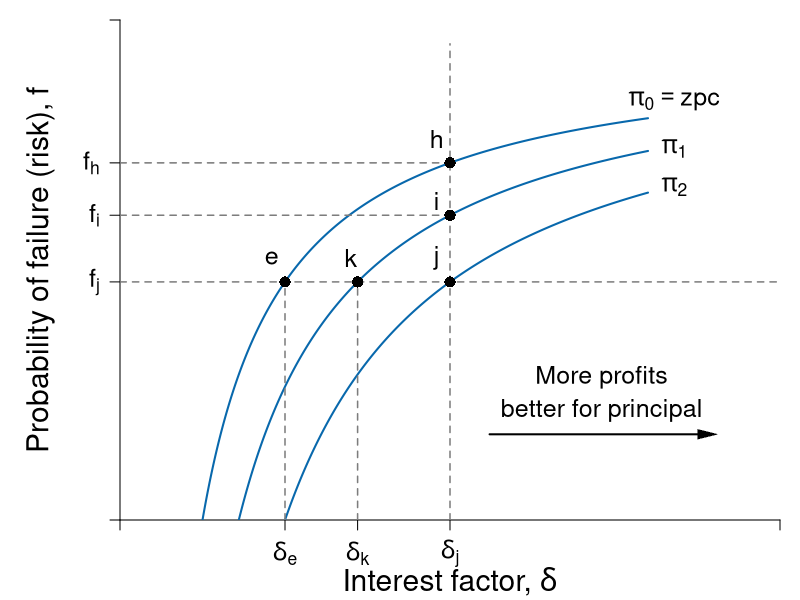

Source code (R):
#Graph Designer: Harriet Brookes-Gray
#Authors: Bowles and Halliday
#Title: Coordination, Conflict and Competition: A Text in Microeconomics

library(shape)
pdf(file = "credit/lender_isoprofits.pdf", width = 8, height = 6)

#Set parameters for graphics
pointsize <- 1.8
axislabelsize <- 1.8
labelsize <- 1.5
namesize <- 1.8
annotatesize <- 1.5
graphlinewidth <- 2
segmentlinewidth <- 1.5

COL <- c("#7fc97f", "#beaed4", "#fdc086", "#ffff99", "#386cb0", "#f0027f", "#bf5b17", "#666666")
COLA <- c("#e0f3db", "#99d8c9","#66c2a4","#41ae76", "#238b45", "#005824")
COLB <- c("#c6dbef", "#4eb3d3", "#2b8cbe", "#0868ac","#084081")
COLC <- c("#fcfbfd", "#efedf5", "#dadaeb", "#bcbddc", "#9e9ac8", "#807dba", "#6a51a3", "#54278f", "#3f007d")
grays <- gray.colors(25, start = 1, end = 0)

#Edited the margins to cater for the larger LHS labels
par(mar =  c(4, 6, 1, 1))

brfFn <- function(delta, q = 1) {
  .5 + (delta / (2 * q)) 
}

PCFn <- function(delta, q = 1) {
  delta/q
}

isoreturnFn <- function(delta, pi=0.125) {
  1 - (pi)/delta
}


yFn <- function(d1, f1, q = 1){
  q*f1*(1 - f1) - d1*(1 - f1)
}

profitFn <- function(d1, q = 1){
  d1/2 - (1/(2*q))*(d1)^2
}

ylow <- function(delta, q = 1, ybar = 0.0625){
  (-sqrt(delta^2 - 2*delta*q + q^2 - 4*q*ybar) + delta + q)/(2*q)
}

yhigh <- function(delta, q = 1, ybar = 0.0625){
  (sqrt(delta^2 - 2*delta*q + q^2 - 4*q*ybar) + delta + q)/(2*q)
}

xlims <- c(0, 1)
ylims <- c(0, 1.05)

npts <- 501 
d1 <- seq(xlims[1], xlims[2], length.out = npts)
f1 <- seq(ylims[1], ylims[2], length.out = npts) 
a <- c(0.0625, 0.125, 0.14)

plot(0, 0, xlim = xlims, ylim = ylims, type = "n",
     xlab = expression(paste("")),
     ylab = expression(paste("")), 
     xaxt = "n", 
     yaxt = "n", 
     cex.lab = axislabelsize, 
     bty = "n", 
     xaxs = "i", 
     yaxs = "i"
)


ticksy <- c(ylims[1],0.5, 0.64, 0.75, ylims[2])
ylabels <- c(NA, expression(paste(f[j])), expression(paste(f[i])), expression(paste(f[h])),NA)
ticksx <- c(xlims[1], 0.25, 0.36, 0.5, xlims[2])
xlabels <- c(NA, NA, NA, NA, NA, NA)

axis(1, at = ticksx, pos = 0, labels = xlabels, cex.axis = labelsize)
axis(2, at = ticksy, pos = 0, labels = ylabels, las = 1, cex.axis = labelsize)

npts <- 503 
xx1 <- seq(xlims[1], 0.8, length.out = npts)
xx2 <- seq(0, 1, length.out = npts)

# xpoly1 <- seq(from = 0.168, to = 0.5, length.out = 500)
# ypoly1 <- ylow(xpoly1)
# ypoly2 <- isoreturnFn(xpoly1)
# polygon(x = c(xpoly1, rev(xpoly1)), y = c(ypoly1, rev(ypoly2)), col = COL[4], density = NULL, border = NA)


#Draw the graphs
#lines(xx1, brfFn(xx1), col = COLA[4], lwd = graphlinewidth)
#lines(xx1, PCFn(xx1), col = COLA[2], lwd = graphlinewidth)
# lines(xx1, isoreturnFn(xx1), col = COLB[4], lwd = graphlinewidth)
# lines(xx1, isoreturnFn(xx1 - 0.2), col = COLB[4], lwd = graphlinewidth)
# lines(0, isoreturnFn(xx2 - 0.4), col = COLB[4], lwd = graphlinewidth)
lines(xx1, isoreturnFn(xx1), col = COLB[4], lwd = graphlinewidth)
lines(xx1, isoreturnFn(xx1, pi = 0.18), col = COLB[4], lwd = graphlinewidth)
lines(xx1, isoreturnFn(xx1, pi = 0.25), col = COLB[4], lwd = graphlinewidth)

#Axis labels
mtext(expression(paste("Interest factor, ", delta)), side = 1, line = 3, cex = axislabelsize)
text(-0.12, 0.5*(ylims[2]), expression(paste("Probability of failure (risk), ", f)), xpd = TRUE, cex = axislabelsize, srt = 90) 


#contour(d1, f1,
      #  outer(d1, f1, yFn),
      #  drawlabels = FALSE,
      # col = COLA[3],
      #  lwd = graphlinewidth,
      #  levels = a,
      # xaxs = "i",
      # yaxs = "i",
      # add = TRUE)


#segments(0.5, 0, 0.5, brfFn(delta = 0.5), lty = 2, col = grays[20] , lwd = segmentlinewidth)
segments(0, 0.5, 1, 0.5, lty = 2, col = grays[20] , lwd = segmentlinewidth)
segments(0.5, 0, 0.5, 1, lty = 2, col = grays[20] , lwd = segmentlinewidth)
segments(0.36, 0, 0.36, 0.5, lty = 2, col = grays[20] , lwd = segmentlinewidth)
segments(0.25, 0, 0.25, 0.5, lty = 2, col = grays[20] , lwd = segmentlinewidth)
segments(0, 0.75, 0.5, 0.75, lty = 2, col = grays[20] , lwd = segmentlinewidth)
segments(0, 0.64, 0.5, 0.64, lty = 2, col = grays[20] , lwd = segmentlinewidth)


points(0.5, 0.5, pch = 16, col = "black", cex = 1.5)
points(0.25, 0.5, pch = 16, col = "black", cex = 1.5)
points(0.36, 0.5, pch = 16, col = "black", cex = 1.5)
points(0.5, 0.64, pch = 16, col = "black", cex = 1.5)
points(0.5, 0.75, pch = 16, col = "black", cex = 1.5)


text(0.23, 0.55, expression(paste(e)), cex = labelsize, xpd = TRUE)
text(0.35, 0.55, expression(paste(k)), cex = labelsize, xpd = TRUE)
text(0.48, 0.55, expression(paste(j)), cex = labelsize, xpd = TRUE)
text(0.48, 0.67, expression(paste(i)), cex = labelsize, xpd = TRUE)
text(0.48, 0.8, expression(paste(h)), cex = labelsize, xpd = TRUE)

#text(-0.05, 0.5, expression(paste(f[j])), cex = labelsize, xpd = TRUE)
#text(-0.05, 0.67, expression(paste(f[i])), cex = labelsize, xpd = TRUE)
#text(-0.05, 0.8, expression(paste(f[h])), cex = labelsize, xpd = TRUE)
text(0.25, -0.07, expression(paste(delta[e])), cex = labelsize, xpd = TRUE)
text(0.36, -0.07, expression(paste(delta[k])), cex = labelsize, xpd = TRUE)
text(0.5, -0.07, expression(paste(delta[j])), cex = labelsize, xpd = TRUE)

text(0.84, 0.88, expression(paste(pi[0] == zpc)), cex = labelsize, xpd = TRUE)
text(0.84, 0.78, expression(paste(pi[1])), cex = labelsize, xpd = TRUE)
text(0.84, 0.7, expression(paste(pi[2])), cex = labelsize, xpd = TRUE)

Arrows(0.56, 0.18, 0.89, 0.18, col = "black", lty = 1, lwd = 2, arr.type = "triangle", arr.lwd = 0.5)
text(0.73, 0.3, expression(paste('More profits')), cex = labelsize, xpd = TRUE)
text(0.73, 0.23, expression(paste('better for principal')), cex = labelsize, xpd = TRUE)


#Annotate points (4,4),(2,8),(8,2) on feasibility frontier
#text(0.5 + 0.015, isoreturnFn(0.5) + 0.04, expression(paste(n)), cex = labelsize)
#points(0.5, isoreturnFn(0.5), pch = 16, col = "black", cex = 1.5)

#text(0.375 + 0.02, 0.6 + 0.03, expression(paste(b)), cex = labelsize)
#points(0.5, brfFn(delta = 0.5), pch = 16, col = "black", cex = 1.5)
#points(0.25, 0.5, pch = 16, col = "black", cex = 1.5)
#points(0.165, 0.25, pch = 16, col = "black", cex = 1.5)



#text(0.62, 1.05, expression(paste("A's best-response function")), cex = labelsize, xpd = TRUE)
#text(0.62, 0.95, expression(paste(f == frac(1,2) + frac(delta, 2*q))), cex = labelsize)

#text(0.64, 0.4, expression(paste("A's participation")), cex = labelsize)
#text(0.64, 0.34, expression(paste("constraint")), cex = labelsize)
#text(0.64, 0.22, expression(paste(f == frac(delta, q))), cex = labelsize)
#Arrows(0.64, 0.44, 0.64, 0.58, col = "black", lty = 1, lwd = 2, arr.type = "triangle", arr.lwd = 0.5)


#text(0.87, 0.6, expression(paste("P's isoprofit curve")), cex = labelsize, xpd = TRUE)
#Arrows(0.87, 0.63, 0.87, 0.82, col = "black", lty = 1, lwd = 2, arr.type = "triangle", arr.lwd = 0.5)

#text(0.3, 0.13, expression(paste("Pareto-improving")), cex = labelsize)
#text(0.3, 0.07, expression(paste("lens")), cex = labelsize)
#Arrows(0.3, 0.18, 0.3, 0.5, col = "black", lty = 1, lwd = 2, arr.type = "triangle", arr.lwd = 0.5)


dev.off()
